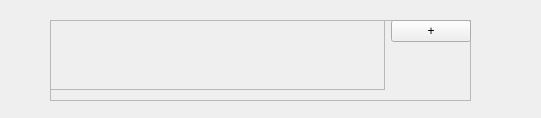
<?xml version="1.0" encoding="UTF-8"?>
<ui version="4.0">
 <class>Form</class>
 <widget class="QWidget" name="Form">
  <property name="geometry">
   <rect>
    <x>0</x>
    <y>0</y>
    <width>541</width>
    <height>118</height>
   </rect>
  </property>
  <property name="sizePolicy">
   <sizepolicy hsizetype="Expanding" vsizetype="Expanding">
    <horstretch>0</horstretch>
    <verstretch>0</verstretch>
   </sizepolicy>
  </property>
  <property name="windowTitle">
   <string>Form</string>
  </property>
  <widget class="QFrame" name="tag_widget">
   <property name="geometry">
    <rect>
     <x>50</x>
     <y>20</y>
     <width>421</width>
     <height>81</height>
    </rect>
   </property>
   <property name="sizePolicy">
    <sizepolicy hsizetype="Expanding" vsizetype="Expanding">
     <horstretch>0</horstretch>
     <verstretch>0</verstretch>
    </sizepolicy>
   </property>
   <property name="frameShape">
    <enum>QFrame::StyledPanel</enum>
   </property>
   <property name="frameShadow">
    <enum>QFrame::Plain</enum>
   </property>
   <property name="lineWidth">
    <number>5</number>
   </property>
   <widget class="QWidget" name="horizontalLayoutWidget">
    <property name="geometry">
     <rect>
      <x>0</x>
      <y>0</y>
      <width>421</width>
      <height>73</height>
     </rect>
    </property>
    <layout class="QHBoxLayout" name="horizontalLayout" stretch="0,0">
     <property name="sizeConstraint">
      <enum>QLayout::SetDefaultConstraint</enum>
     </property>
     <item alignment="Qt::AlignTop">
      <widget class="QScrollArea" name="scrollArea">
       <property name="verticalScrollBarPolicy">
        <enum>Qt::ScrollBarAlwaysOff</enum>
       </property>
       <property name="horizontalScrollBarPolicy">
        <enum>Qt::ScrollBarAsNeeded</enum>
       </property>
       <property name="widgetResizable">
        <bool>true</bool>
       </property>
       <widget class="QWidget" name="scrollAreaWidgetContents_2">
        <property name="enabled">
         <bool>true</bool>
        </property>
        <property name="geometry">
         <rect>
          <x>0</x>
          <y>0</y>
          <width>16</width>
          <height>16</height>
         </rect>
        </property>
        <property name="sizePolicy">
         <sizepolicy hsizetype="Maximum" vsizetype="Maximum">
          <horstretch>0</horstretch>
          <verstretch>0</verstretch>
         </sizepolicy>
        </property>
        <property name="cursor">
         <cursorShape>ArrowCursor</cursorShape>
        </property>
        <widget class="QWidget" name="horizontalLayoutWidget_2">
         <property name="geometry">
          <rect>
           <x>0</x>
           <y>-1</y>
           <width>331</width>
           <height>51</height>
          </rect>
         </property>
         <layout class="QHBoxLayout" name="frm_tags">
          <property name="sizeConstraint">
           <enum>QLayout::SetMinimumSize</enum>
          </property>
         </layout>
        </widget>
       </widget>
      </widget>
     </item>
     <item alignment="Qt::AlignTop">
      <widget class="QPushButton" name="btn_add_tag">
       <property name="sizePolicy">
        <sizepolicy hsizetype="Maximum" vsizetype="Maximum">
         <horstretch>0</horstretch>
         <verstretch>0</verstretch>
        </sizepolicy>
       </property>
       <property name="maximumSize">
        <size>
         <width>16777215</width>
         <height>16777213</height>
        </size>
       </property>
       <property name="cursor">
        <cursorShape>PointingHandCursor</cursorShape>
       </property>
       <property name="text">
        <string>+</string>
       </property>
      </widget>
     </item>
    </layout>
   </widget>
  </widget>
 </widget>
 <resources/>
 <connections/>
</ui>
